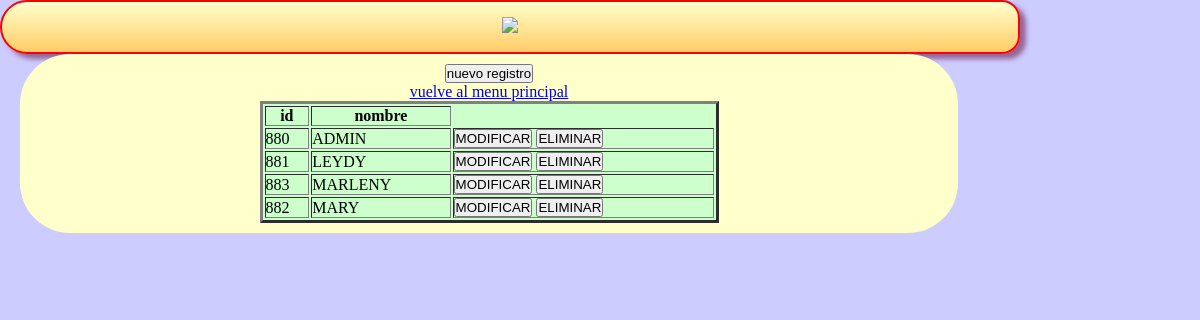
/credencial/index.php, run on the app's committed database.
### tables this page shows
CREATE TABLE IF NOT EXISTS `credencial` (
  `id` int(11) NOT NULL AUTO_INCREMENT,
  `nombre` varchar(50) DEFAULT NULL,
  PRIMARY KEY (`id`),
  UNIQUE KEY `indx_credencial` (`nombre`)
);

### credencial/view/viewClass.php (called while the page is built, shortened)
<?php
class viewClass {
  static public function renderHTML($view, $args = NULL) {
    include_once 'templates/' . $view;
  }
}

### librerias/dataBaseClass.php (called while the page is built, shortened)
<?php
class dataBaseClass {
  static private $host = 'localhost';
  static private $port = 3306,
          $dbname = 'bddesercion',
          $user = 'root',
          $password = '',
          $driver = 'mysql',
          $instance = NULL;
  static public function getInstance() {
    return self::$instance;
  }
  static private function connect() {
    try {
      $dsn = self::$driver
              . ':host='. self::$host
              . ';port=' . self::$port
              . ';dbname=' . self::$dbname;
      self::$instance = new PDO($dsn, self::$user, self::$password);
      return true;
    } catch (PDOException $e) {
      echo $e->getMessage();
    }
  }
}

### credencial/model/modelClass.php (called while the page is built, shortened)
<?php
class modelClass {
  static public function getAll() {
    try {
      $sql = "select id,nombre from  credencial ";
      return dataBaseClass::getInstance()->query($sql)->fetchAll(PDO::FETCH_ASSOC);
    } catch (PDOException $e) {
      return $e;
    }
  }
}

### credencial/view/templates/index.php (the view, shortened to what this page needs)
<!DOCTYPE html>
  <html lang="es" >
      <head>
      <link rel="stylesheet" href="css/miestilo.css">
       </head>
    <body>
       <div id="baseglobal">
       <header id="Encabezados">
       <th><img src="objetos/credencial.gif"> </th>
      </header>
	     <section id="contenido"><center>
         <article>
<div id="lnkNuevo">
      <td colspan=4 align=center><a href="index.php?action=create"><button type="submit">nuevo registro</button></a></td>
    </div>
    <table id="tblContenido" border=3 width='50%' bgcolor="#ccffcc">
      <thead>
        <tr>
          <th>id</th>
          <th>nombre</th>
        </tr>
      </thead>
      <tbody>
        <?php foreach ($datos as $row): ?>
          <tr>
            <td><?php echo $row['id'] ?></td>
            <td><?php echo $row['nombre'] ?></td>
			<td><a href="index.php?action=update&amp;id=<?php echo $row['id'] ?>"><button type="submit">MODIFICAR</button></a>
		    <a href="index.php?action=delete&amp;id=<?php echo $row['id'] ?>"><button type="submit">ELIMINAR</button></a></td>
            </tr>
        <?php endforeach ?>
		<a href="http://localhost/taller2Pradera-leydy/">vuelve al menu principal
      </tbody>
    </table>
  </body>
</html>

### credencial/css/miestilo.css (style rules this page uses)
* { margin:0px; padding:0px; }
header,nav,section,aside,focter,nav { display:block; }
body { text-align: center; background:#ccccff; }
#baseglobal { width:85%; background:#ccccff; }
#Encabezados { background: -webkit-linear-gradient(top,#ffffcc,#ffcc66); background:-moz-linear-gradient(top,#ffffcc,#ffcc66); border: 2px solid red; padding: 15px; color:#66cc33; -moz-border-radius:30px 20px 20px 30px; -webkit-border-radius:30px 20px 20px 30px; border-radius: 30px 20px 20px 30px; -moz-box-shadow:rgb(150,100,150) 6px 5px 5px; -webkit-box-shadow:rgb(150,100,150) 6px 5px 5px; box-shadow:rgb(150,100,150) 6px 5px 5px; }
#contenido { background:#ffffcc; list-style:none; width:90%; padding:10px; float:left; margin-left:20px; -moz-border-radius:50px; -webkit-border-radius:50px; border-radius: 50px; margin-bottom:50px; }

### data on the page
credencial: id "880", nombre "ADMIN"
credencial: id "881", nombre "LEYDY"
credencial: id "883", nombre "MARLENY"
credencial: id "882", nombre "MARY"
